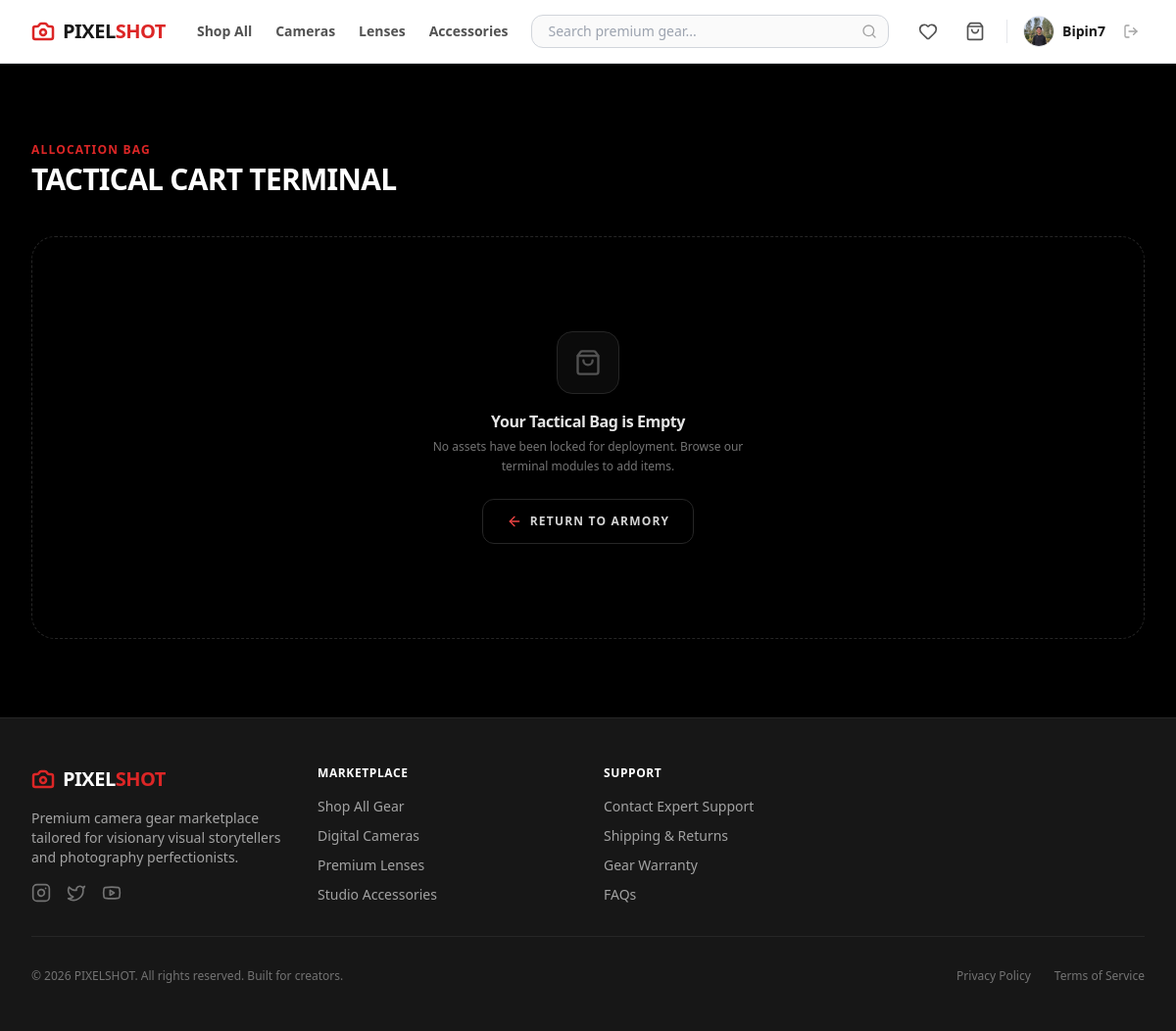
/cart/ (signed in), run on the app's committed database.
### ps_app/models.py (models this page shows, shortened)
class User(AbstractUser):
    phone = models.CharField(max_length=20, blank=True)
    address = models.TextField(blank=True)
    profile_picture = models.ImageField(upload_to='images/user/', blank=True, null=True)

### ps_app/views/cart_view.py (the view)
# urls.py: path('cart/', cart_view, name='cart'),
@login_required
def cart_view(request):
    if request.user.is_staff:
        messages.error(request, "Staff members cannot have a cart.")
        return redirect('/dashboard/admin/')
    cart, created = Cart.objects.get_or_create(customer=request.user)
    cart_items = cart.items.all()
    total_price = sum(item.total_price for item in cart_items)
    return render(request, 'main/cart_page.html', {'cart_items': cart_items, 'total_price': total_price})

### ps_app/templates/main/cart_page.html (shortened to what this page needs)
<!DOCTYPE html>
<html lang="en">
<head>
    {% load static %}
    <link href="{% static 'css/styles.css' %}" rel="stylesheet" />
</head>
<body class="bg-black text-neutral-100 font-sans min-h-screen flex flex-col">
    {% include 'components/_navbar.html' %}
    <main class="flex-grow max-w-7xl w-full mx-auto px-4 sm:px-6 lg:px-8 py-12 lg:py-20">
        <div class="mb-10">
            <h1 class="text-xs font-bold uppercase tracking-widest text-red-600 mb-1">Allocation Bag</h1>
            <p class="text-2xl lg:text-3xl font-black tracking-tight text-white uppercase">Tactical Cart Terminal</p>
        </div>
        {% if cart_items %}
            <div class="grid grid-cols-1 lg:grid-cols-3 gap-8 items-start">
                <div class="lg:col-span-2 space-y-4">
                    {% for item in cart_items %}
                        <div class="bg-neutral-950 border border-neutral-900 rounded-2xl p-4 sm:p-5 flex flex-col sm:flex-row items-center justify-between gap-5 hover:border-neutral-800 transition-all">
                            <div class="flex flex-col sm:flex-row items-center gap-5 w-full sm:w-auto">
                                <div class="w-20 h-20 bg-black border border-neutral-800 rounded-xl overflow-hidden flex items-center justify-center p-2 shrink-0">
                                    {% if item.product.product_image %}
                                        <img src="{{ item.product.product_image.url }}" alt="{{ item.product.name }}" class="max-w-full max-h-full object-contain">
                                    {% else %}
                                        <i data-lucide="camera" class="w-6 h-6 text-neutral-800"></i>
                                    {% endif %}
                                </div>
                                <div class="space-y-1 text-center sm:text-left">
                                    <span class="text-[9px] font-mono uppercase tracking-widest text-red-500 bg-red-600/10 border border-red-600/20 px-2 py-0.5 rounded-md">
                                        {{ item.product.get_category_display }}
                                    </span>
                                    <h3 class="font-bold text-neutral-200 text-sm tracking-tight line-clamp-1 mt-1">
                                        {{ item.product.name }}
                                    </h3>
                                    <p class="text-xs font-mono font-black text-neutral-400">
                                        Rs. {{ item.product.price|floatformat:2 }}
                                    </p>
                                </div>
                            </div>
                            <div class="flex items-center justify-between sm:justify-end gap-6 w-full sm:w-auto border-t sm:border-t-0 border-neutral-900 pt-4 sm:pt-0">
                                <div class="flex items-center border border-neutral-800 rounded-xl overflow-hidden bg-black">
                                    <a href="/cart/decrease/{{ item.product.id }}/" class="w-8 h-8 flex items-center justify-center text-neutral-500 hover:text-white hover:bg-neutral-900 transition-colors">
                                        <i data-lucide="minus" class="w-3.5 h-3.5"></i>
                                    </a>
                                    <span class="w-10 text-center font-mono text-xs font-bold text-neutral-200">
                                        {{ item.quantity }}
                                    </span>
                                    <a href="/cart/increase/{{ item.product.id }}/" class="w-8 h-8 flex items-center justify-center text-neutral-500 hover:text-white hover:bg-neutral-900 transition-colors">
                                        <i data-lucide="plus" class="w-3.5 h-3.5"></i>
                                    </a>
                                </div>
                                <div class="flex items-center gap-4">
                                    <div class="text-right hidden sm:block">
                                        <span class="text-[9px] font-mono text-neutral-600 block uppercase">Subtotal</span>
                                        <span class="font-mono text-sm font-black text-white">Rs. {{ item.total_price|floatformat:2 }}</span>
                                    </div>
                                    <a href="/cart/remove/{{ item.product.id }}/" class="w-9 h-9 bg-black hover:bg-red-600/10 border border-neutral-800 hover:border-red-600/30 text-neutral-500 hover:text-red-500 rounded-xl transition-all flex items-center justify-center shadow-md">
                                        <i data-lucide="trash-2" class="w-4 h-4"></i>
                                    </a>
                                </div>
                            </div>
                        </div>
                    {% endfor %}
                </div>
                <div class="bg-neutral-950 border border-neutral-900 rounded-2xl p-6 space-y-6 lg:sticky lg:top-24">
                    <h2 class="text-xs font-bold uppercase tracking-widest text-neutral-400 border-b border-neutral-900 pb-3">Manifest Summary</h2>
                    <div class="space-y-3">
                        <div class="flex justify-between items-center text-xs">
                            <span class="text-neutral-500 font-medium">Gross Asset Value</span>
                            <span class="font-mono font-bold text-neutral-300">Rs. {{ total_price|floatformat:2 }}</span>
                        </div>
                        <div class="flex justify-between items-center text-xs">
                            <span class="text-neutral-500 font-medium">Logistic Allocation</span>
                            <span class="font-mono font-bold text-green-500">FREE</span>
                        </div>
                        <div class="border-t border-neutral-900 pt-3 flex justify-between items-baseline">
                            <span class="text-xs font-bold uppercase tracking-wider text-neutral-400">Total Valuation</span>
                            <span class="font-mono text-xl font-black text-white">Rs. {{ total_price|floatformat:2 }}</span>
                        </div>
                    </div>
                    <form method="POST" action="/payment/initiate/" class="space-y-4 pt-2">
                        {% csrf_token %}
                        <input type="hidden" name="total_amount" value="{{ total_price }}">
                        <input type="hidden" name="payment_method" id="id_payment_method" value="esewa">
                        <div id="checkout_fields" class="hidden space-y-4 border-t border-neutral-900 pt-4 transition-all duration-300">
                            <div class="space-y-1.5 relative">
                                <label class="text-[10px] font-bold uppercase tracking-widest text-neutral-500 block">Gateway Router</label>
                                <button type="button" id="custom_dropdown_btn" class="w-full bg-black border border-neutral-800 rounded-xl p-3.5 flex items-center justify-between text-xs font-bold text-white uppercase tracking-wider focus:outline-none focus:border-red-600 transition-colors">
                                    <span id="selected_option_text">eSewa Wallet</span>
                                    <i data-lucide="chevron-down" id="dropdown_arrow" class="w-4 h-4 text-neutral-500 transition-transform duration-200"></i>
                                </button>
                                <div id="custom_dropdown_menu" class="hidden absolute left-0 right-0 mt-1.5 bg-black border border-neutral-800 rounded-xl overflow-hidden shadow-2xl z-50 divide-y divide-neutral-900/50">
                                    <div data-value="esewa" class="dropdown-item p-3.5 text-xs font-bold text-white hover:bg-neutral-900 cursor-pointer uppercase tracking-wider transition-colors">
                                        eSewa Wallet
                                    </div>
                                    <div data-value="cod" class="dropdown-item p-3.5 text-xs font-bold text-white hover:bg-neutral-900 cursor-pointer uppercase tracking-wider transition-colors">
                                        Cash On Delivery (COD)
                                    </div>
                                </div>
                            </div>
                            <div class="space-y-1.5">
                                <label for="shipping_address" class="text-[10px] font-bold uppercase tracking-widest text-neutral-500 block">Destination Dropsite</label>
                                <div id="address_container" class="bg-black border border-neutral-800 rounded-xl p-3.5 focus-within:border-red-600 focus-within:ring-1 focus-within:ring-red-600/30 transition-all duration-200">
                                    <input type="text" id="shipping_address" name="shipping_address" required placeholder="Street, City, Sector Location" class="w-full bg-black text-xs font-semibold text-white focus:outline-none placeholder-neutral-700">
                                </div>
                                <p id="client_address_error" class="text-[11px] font-bold text-red-500 tracking-wide mt-1 uppercase hidden">Required: Dropsite routing address missing.</p>
                            </div>
                        </div>
                        <button type="button" id="action_button" class="w-full bg-red-600 hover:bg-red-700 text-white font-black py-4 px-6 rounded-xl text-xs uppercase tracking-widest transition-all flex items-center justify-center gap-2 shadow-xl shadow-red-600/10 cursor-pointer">
                            <i data-lucide="shield-check" class="w-4 h-4"></i>
                            <span id="button_text">Secure Manifest Checkout</span>
                        </button>
                        <a href="/products/" class="w-full bg-black hover:bg-neutral-900 text-neutral-400 hover:text-white font-black py-4 px-6 rounded-xl text-xs uppercase tracking-widest transition-all flex items-center justify-center gap-2 border border-neutral-800">
                            Continue Asset Discovery
                        </a>
                    </form>
                </div>
            </div>
        {% else %}
            <div class="flex flex-col items-center justify-center text-center py-24 border border-dashed border-neutral-800 rounded-3xl bg-black">
                <div class="w-16 h-16 bg-neutral-900/50 rounded-2xl flex items-center justify-center border border-neutral-800 mb-4">
                    <i data-lucide="shopping-bag" class="w-7 h-7 text-neutral-600"></i>
                </div>
                <h3 class="text-neutral-200 font-bold text-base tracking-tight">Your Tactical Bag is Empty</h3>
                <p class="text-xs text-neutral-500 mt-1 max-w-xs leading-relaxed mb-6">No assets have been locked for deployment. Browse our terminal modules to add items.</p>
                <a href="/products/" class="bg-neutral-950 hover:bg-neutral-900 border border-neutral-800 hover:border-red-600/50 text-neutral-300 hover:text-white font-black px-6 py-3.5 rounded-xl text-xs uppercase tracking-widest transition-all flex items-center gap-2">
                    <i data-lucide="arrow-left" class="w-4 h-4 text-red-500"></i>
                    Return to Armory
                </a>
            </div>
        {% endif %}
    </main>
    {% include 'components/_footer.html' %}
</body>
</html>

### ps_app/templates/components/_navbar.html (shortened to what this page needs)
<nav class="bg-white border-b border-gray-200 sticky top-0 z-50 font-sans text-neutral-900">
    <div class="max-w-7xl mx-auto px-4 sm:px-6 lg:px-8">
        <div class="flex justify-between h-16 items-center">
            <div class="flex items-center gap-8">
                <a href="/" class="flex items-center gap-2 text-xl font-black tracking-tight shrink-0">
                    <i data-lucide="camera" class="w-6 h-6 text-red-600 stroke-[2.5]"></i>
                    <span>PIXEL<span class="text-red-600">SHOT</span></span>
                </a>
                <div class="hidden md:flex items-center gap-6 text-sm font-semibold text-neutral-600">
                    <a href="/products/" class="hover:text-red-600 transition-colors">Shop All</a>
                    <a href="/products/?category=cameras" class="hover:text-red-600 transition-colors">Cameras</a>
                    <a href="/products/?category=lenses" class="hover:text-red-600 transition-colors">Lenses</a>
                    <a href="/products/?category=accessories" class="hover:text-red-600 transition-colors">Accessories</a>
                </div>
            </div>
            <div class="flex-1 max-w-md mx-6 hidden sm:block">
                <form action="/products/" method="GET" class="relative">
                    <input type="text" name="search" value="{{ request.GET.search }}" placeholder="Search premium gear..."
                        class="w-full bg-neutral-50 border border-gray-300 rounded-xl pl-4 pr-9 py-1.5 text-sm focus:outline-none focus:ring-2 focus:ring-red-600 focus:border-red-600 focus:bg-white transition-all">
                    <button type="submit" class="absolute inset-y-0 right-0 flex items-center pr-3 text-neutral-400 hover:text-red-600">
                        <i data-lucide="search" class="w-4 h-4"></i>
                    </button>
                </form>
            </div>
            <div class="flex items-center gap-4">
                {% if user.is_authenticated and not user.is_staff %}
                    <a href="/wishlist/" class="p-1.5 text-neutral-600 hover:text-red-600 transition-colors relative">
                        <i data-lucide="heart" class="w-5 h-5"></i>
                    </a>
                    <a href="/cart/" class="p-1.5 text-neutral-600 hover:text-red-600 transition-colors relative">
                        <i data-lucide="shopping-bag" class="w-5 h-5"></i>
                    </a>
                {% endif %}
                {% if user.is_authenticated %}
                    <div class="flex items-center gap-3">
                        <a href="/profile/" class="flex items-center gap-2 group">
                            {% if user.profile_picture %}
                                <img src="{{ user.profile_picture.url }}" alt="Profile" class="w-8 h-8 rounded-full object-cover border border-gray-200 group-hover:border-red-600 transition-colors">
                            {% else %}
                                <div class="w-8 h-8 rounded-full bg-neutral-100 border border-gray-200 flex items-center justify-center text-neutral-500 group-hover:border-red-600 transition-colors">
                                    <i data-lucide="user" class="w-4 h-4"></i>
                                </div>
                            {% endif %}
                            <span class="text-sm font-semibold hidden lg:block group-hover:text-red-600 transition-colors">{{ user.username }}</span>
                        </a>
                        <form action="/logout/" method="POST" class="inline">
                            <button type="submit" class="p-1.5 text-neutral-400 hover:text-red-600 transition-colors" title="Log Out">
                                <i data-lucide="log-out" class="w-4 h-4"></i>
                            </button>
                        </form>
                    </div>
                {% else %}
                    <div class="flex items-center gap-3 text-sm font-bold">
                        <a href="/login/" class="text-neutral-600 hover:text-black transition-colors px-2 py-1.5">Sign In</a>
                        <a href="/register/" class="bg-neutral-900 text-white px-4 py-2 rounded-xl hover:bg-red-600 transition-all shadow-sm">Register</a>
                    </div>
                {% endif %}
            </div>
        </div>
    </div>
</nav>

### data on the page
User: profile_picture (picture), username "Bipin7"
